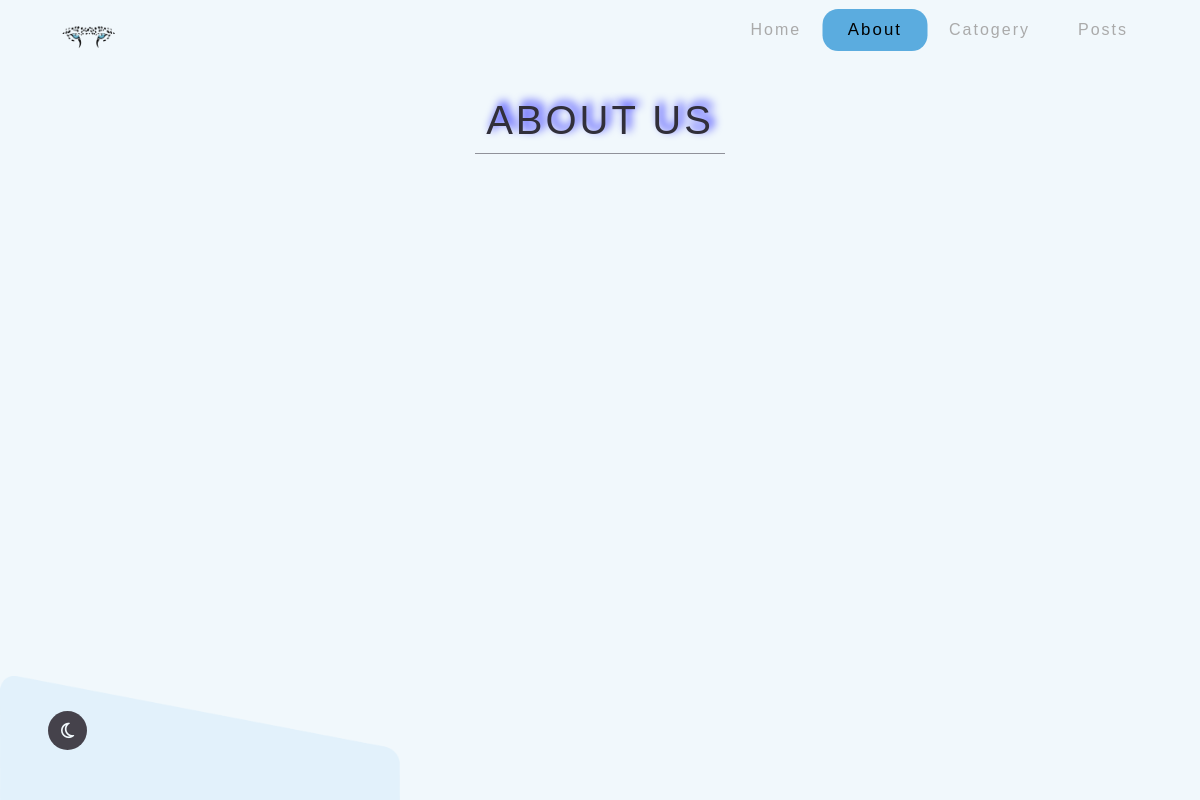
The app's page /about, older data.
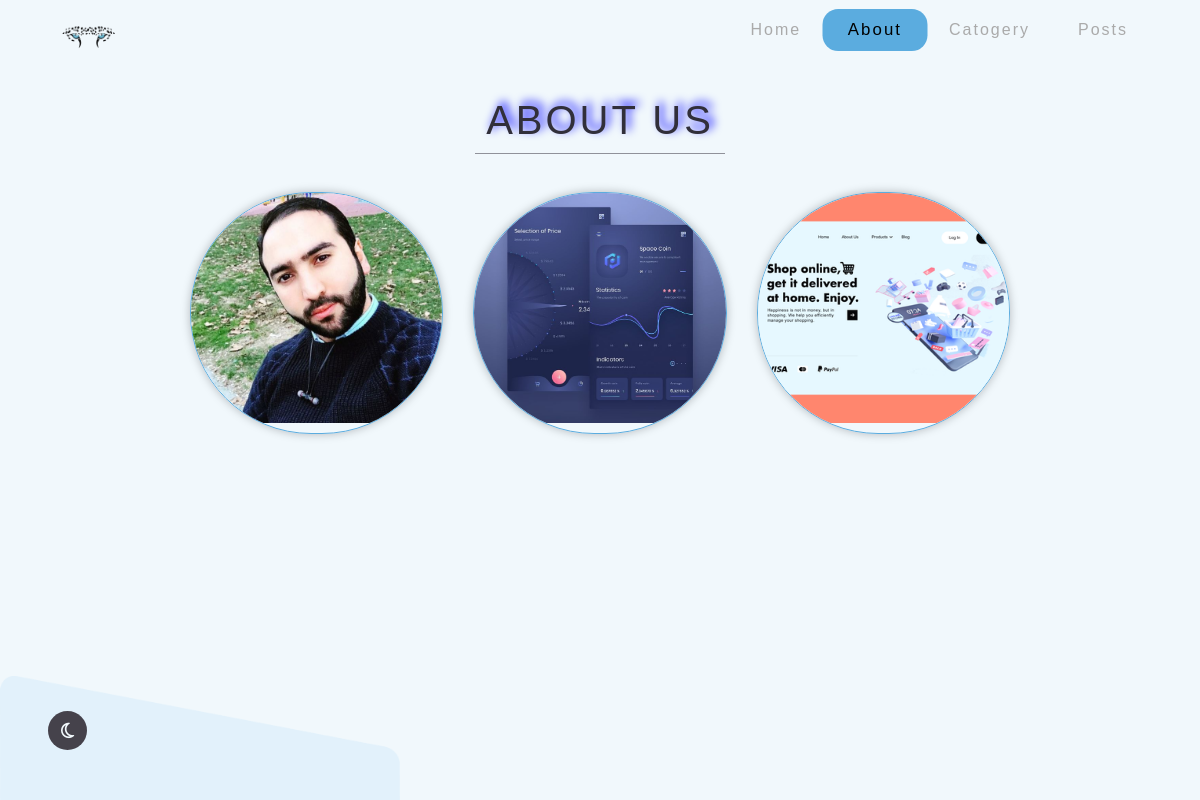
The same page, newer data.
### pages/models.py (models this page shows, shortened)
class Members(models.Model):
    MMname = models.OneToOneField(
        User, on_delete=models.CASCADE, verbose_name="الاسم")
    MMfullname = models.CharField(max_length=150,
         verbose_name="الاسم الكامل",blank=True)
    MMprof = models.CharField(
        max_length=150, verbose_name="الاختصاص", blank=True)
    MMinfo = models.TextField(
        max_length=500, verbose_name="المعلومات", blank=True)
    MMimg = models.ImageField(
        upload_to="photos/%y/%m/%d", verbose_name="الصورة")

### pages/views.py (the view)
# urls.py: path('about',views.about,name="about"),
def about(request):
    rusul = Rusul.objects.all()
    hussain = Hussain.objects.all()
    mohammed = Mohammed.objects.all()
    category = Category.objects.all().order_by("-Cname")
    members = Members.objects.all()
    context={
        'rusul':rusul,
        'hussain':hussain,
        'mohammed':mohammed,
        'category': category,
        'members':members,
    }
    return render(request,'pages/about.html',context)

### templates/pages/about.html (shortened to what this page needs)
{% extends 'base.html' %}
{% load static %}
{% block content %}
<body id="about">
    <main>
   <div class="container">
            <div class="head">
                <h1>About Us</h1>
            </div>
            <div class="row justify-content-center">
                {% for moh in members %}
                <div class="col-lg-3 col-md-6 col-sm-12 ">
                    <div class="about" style="border-radius:500px;">
                        <div class="cont-img" >
                            <img src="{{moh.MMimg.url}}" alt="" >
                        </div>
                    </div>
                </div>
                 {% endfor %}
            </div>
    </div>
</main>
</body>
{% endblock content %}

Row changes from the older to the newer data that the page shows:
added Members: MMimg (picture)
added Members: MMimg (picture)
added Members: MMimg (picture)
